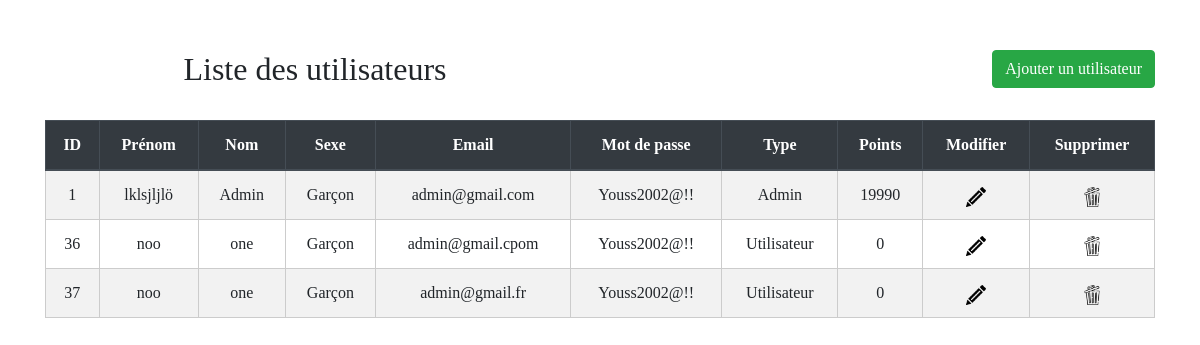
Screenshot of /Utilisateur_kid/Admin/index.php with the database file from the repository.
### tables this page shows
CREATE TABLE `registration` (
  `id` int(11) NOT NULL,
  `Prenom` varchar(50) NOT NULL,
  `Nom` varchar(50) NOT NULL,
  `Sexe` enum('Garçon','Fille') NOT NULL,
  `Email` varchar(50) NOT NULL,
  `Password` varchar(20) NOT NULL,
  `Type` enum('Admin','Utilisateur') NOT NULL,
  `Points` int(11) NOT NULL DEFAULT 0
);

### Utilisateur_kid/Admin/index.php (the view, shortened to what this page needs)
<!DOCTYPE html>
<html lang="en">
  <head>
    <link rel="stylesheet" href="bootstrap.min.css" />
    <link rel="stylesheet" href="admin.css" />
    <link rel="stylesheet" href="admin.css" />
  </head>
  <body style="font-family: Optima">
    <div class="container">
      <div class="table">
        <div class="table-wrapper">
          <div class="table-title">
            <div class="row">
              <div class="col-md-6 text-center">
                <h2>Liste des utilisateurs</h2>
              </div>
              <div class="col-md-6 text-right">
                <a href="ajou.php" class="btn btn-success">
                  Ajouter un utilisateur
                </a>
              </div>
            </div>
          </div>
          <br />
          <table class="table table-striped table-hover text-center">
            <thead class="thead-dark">
              <tr>
                <th><i class="fa fa-user"></i> ID</th>
                <th><i class="fa fa-user"></i> Prénom</th>
                <th><i class="fa fa-user"></i> Nom</th>
                <th><i class="fa fa-user"></i> Sexe</th>
                <th><i class="fa fa-envelope"></i> Email</th>
                <th><i class="fa fa-lock"></i> Mot de passe</th>
                <th><i class="fa fa-user"></i> Type</th>
                <th><i class="fa fa-star"></i> Points</th>
                <th>Modifier</th>
                <th>Supprimer</th>
              </tr>
            </thead>
            <tbody>
              <?php
                $conn = new mysqli('localhost', 'root', '', 'kids_sub');
                $sql = "SELECT * FROM registration";
                $result = $conn->query($sql);
                if ($result->num_rows > 0) {
                    while ($etudiant = $result->fetch_assoc()) {
                        echo "<tr>";
                        echo "<td>" . $etudiant['id'] . "</td>";
                        echo "<td>" . $etudiant['Prenom'] . "</td>";
                        echo "<td>" . $etudiant['Nom'] . "</td>";
                        echo "<td>" . $etudiant['Sexe'] . "</td>";
                        echo "<td>" . $etudiant['Email'] . "</td>";
                        echo "<td>" . $etudiant['Password'] . "</td>";
                        echo "<td>" . $etudiant['Type'] . "</td>";
                        echo "<td>" . $etudiant['Points'] . "</td>";
                        echo "<td>
                              <a href='modifier_utilisateur.php?id=" . $etudiant['id'] . "' title='Modifier'>
                                <img src='../../images/modif.png' alt='Modifier' style='width: 20px; height: 20px;'>
                              </a>
                            </td>";
                        echo "<td>
                              <a href='supprimer_utilisateur.php?id=" . $etudiant['id'] . "' title='Supprimer'>
                                <img src='../../images/remove.png' alt='Supprimer' style='width: 20px; height: 20px;'>
                              </a>
                            </td>";
                        echo "</tr>";
                    }
                } else {
                    echo "<tr><td colspan='10'>Aucun étudiant trouvé</td></tr>";
                }
              ?>
            </tbody>
          </table>
        </div>
      </div>
    </div>
  </body>
</html>

### Utilisateur_kid/Admin/admin.css (style rules this page uses)
body { font-family: Arial, sans-serif; }
table { width: 100%; border-collapse: collapse; }
table th, table td { padding: 10px; text-align: center; border: 1px solid #ccc; }
table th { background-color: black; color: white; }
table td a { color: white; text-decoration: none; }

### Utilisateur_kid/Admin/index.php (style rules this page uses)
body { padding-top: 50px; }

### rows the page displays
registration: id "1", Prenom "lklsjljlö", Nom "Admin", Sexe "Garçon", Email "admin@gmail.com", Password "Youss2002@!!", Type "Admin", Points "19990"
registration: id "36", Prenom "noo", Nom "one", Sexe "Garçon", Email "admin@gmail.cpom", Password "Youss2002@!!", Type "Utilisateur", Points "0"
registration: id "37", Prenom "noo", Nom "one", Sexe "Garçon", Email "admin@gmail.fr", Password "Youss2002@!!", Type "Utilisateur", Points "0"
